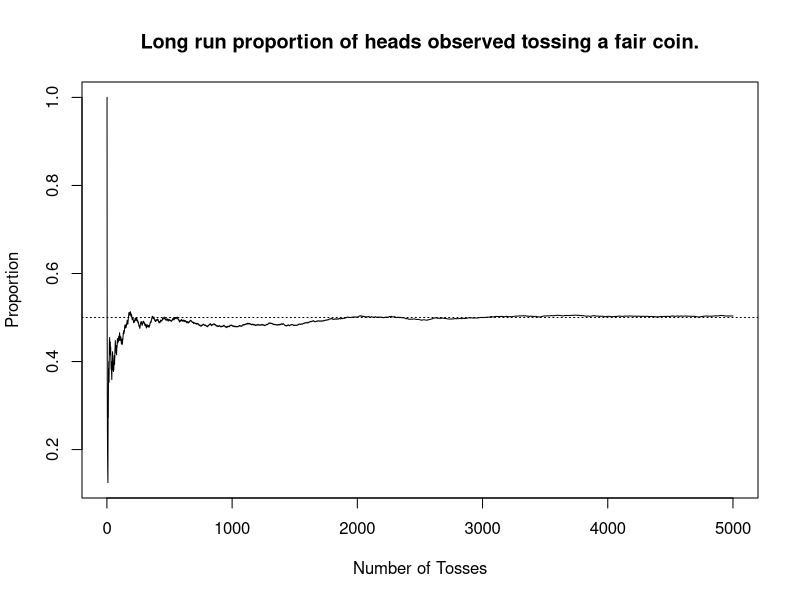

Write the R code that produced this figure.
## ---- chunk 1
#| echo: false
#| label: fig-plot
#| fig-cap: "This plot simulates the repeated tossing of a coin. The x-axis represents the number of coins being tossed, and the y-axis plots the proportion of times that heads has shown up cumulatively over the tosses thus far. We can see in the long run that this proportion tends towards $0.5$."

set.seed(31415)

draws <- 5000
sequence <- rbinom(draws, 1, 0.5)

x <- 1:draws
y <- cumsum(sequence)/x

plot(y ~ x, main = "Long run proportion of heads observed tossing a fair coin.", ylab = "Proportion", xlab = "Number of Tosses", type = 'l')
abline(h=0.5, lty=3)
## ---- chunk 2
#| eval: true

set.seed(3141592) #<1> 

number_of_runs <- 1000 # <2> 
tosses <- c() # <3> 

for(idx in 1:number_of_runs){ # <4> 
  toss <- sample(c("H","T"), 1) # <5> 
  if(toss == "H"){ # <6> 
    tosses <- c(tosses, 1) # <6> 
  } else { # <6> 
    tosses <- c(tosses, 0) # <6> 
  }
}

mean(tosses) # <7> 
